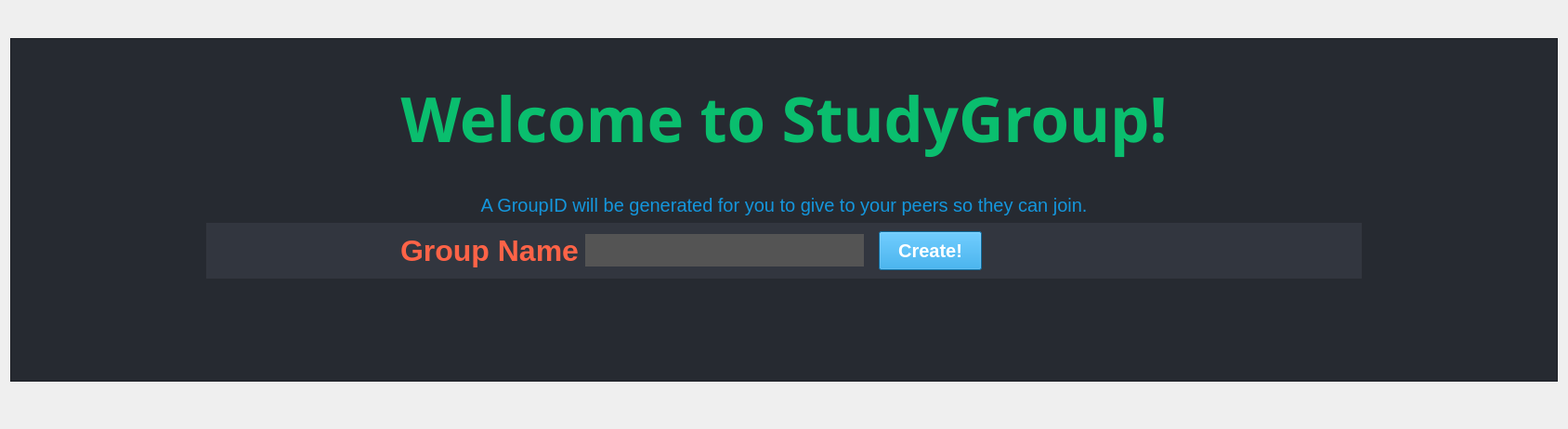
          <widget class="QWidget" name="stackedPage_CreateGroup">
           <layout class="QGridLayout" name="gridLayout_10">
            <item row="2" column="1">
             <layout class="QHBoxLayout" name="horizontalLayout_7"/>
            </item>
            <item row="1" column="0">
             <widget class="QFrame" name="frame_3">
              <property name="styleSheet">
               <string notr="true">background-color: rgba(38,42,49);</string>
              </property>
              <property name="frameShape">
               <enum>QFrame::StyledPanel</enum>
              </property>
              <property name="frameShadow">
               <enum>QFrame::Raised</enum>
              </property>
              <layout class="QGridLayout" name="gridLayout_11">
               <item row="5" column="1">
                <layout class="QVBoxLayout" name="verticalLayout_9"/>
               </item>
               <item row="4" column="0">
                <spacer name="horizontalSpacer_14">
                 <property name="orientation">
                  <enum>Qt::Horizontal</enum>
                 </property>
                 <property name="sizeType">
                  <enum>QSizePolicy::Maximum</enum>
                 </property>
                 <property name="sizeHint" stdset="0">
                  <size>
                   <width>200</width>
                   <height>20</height>
                  </size>
                 </property>
                </spacer>
               </item>
               <item row="1" column="1">
                <widget class="QLabel" name="label_9">
                 <property name="font">
                  <font>
                   <family>AppleGothic</family>
                   <pointsize>50</pointsize>
                   <weight>75</weight>
                   <bold>true</bold>
                  </font>
                 </property>
                 <property name="styleSheet">
                  <string notr="true">color:rgba(10,190,110);</string>
                 </property>
                 <property name="text">
                  <string>Welcome to StudyGroup!</string>
                 </property>
                 <property name="alignment">
                  <set>Qt::AlignCenter</set>
                 </property>
                </widget>
               </item>
               <item row="2" column="1">
                <spacer name="verticalSpacer_19">
                 <property name="orientation">
                  <enum>Qt::Vertical</enum>
                 </property>
                 <property name="sizeType">
                  <enum>QSizePolicy::Maximum</enum>
                 </property>
                 <property name="sizeHint" stdset="0">
                  <size>
                   <width>20</width>
                   <height>30</height>
                  </size>
                 </property>
                </spacer>
               </item>
               <item row="4" column="1">
                <widget class="QFrame" name="frame_5">
                 <property name="styleSheet">
                  <string notr="true">background-color:rgba(50,54,63);</string>
                 </property>
                 <property name="frameShape">
                  <enum>QFrame::StyledPanel</enum>
                 </property>
                 <property name="frameShadow">
                  <enum>QFrame::Raised</enum>
                 </property>
                 <layout class="QGridLayout" name="gridLayout_13">
                  <item row="0" column="1">
                   <layout class="QHBoxLayout" name="horizontalLayout_27">
                    <item>
                     <widget class="QLabel" name="label_12">
                      <property name="font">
                       <font>
                        <pointsize>24</pointsize>
                        <weight>75</weight>
                        <bold>true</bold>
                       </font>
                      </property>
                      <property name="styleSheet">
                       <string notr="true">color:tomato</string>
                      </property>
                      <property name="text">
                       <string>Group Name</string>
                      </property>
                     </widget>
                    </item>
                    <item>
                     <widget class="QLineEdit" name="create_group_lineEdit">
                      <property name="minimumSize">
                       <size>
                        <width>300</width>
                        <height>35</height>
                       </size>
                      </property>
                      <property name="maximumSize">
                       <size>
                        <width>16777215</width>
                        <height>35</height>
                       </size>
                      </property>
                      <property name="styleSheet">
                       <string notr="true">background-color: #545454;
color:white;
border-style:none;</string>
                      </property>
                     </widget>
                    </item>
                    <item>
                     <widget class="QPushButton" name="create_group_button">
                      <property name="font">
                       <font>
                        <pointsize>15</pointsize>
                        <weight>75</weight>
                        <italic>false</italic>
                        <bold>true</bold>
                       </font>
                      </property>
                      <property name="styleSheet">
                       <string notr="true">background-color:rgba(20,150,220);
color: white; 
font:bold;
padding: 8px 12px 8px 12px;
margin-left: 10px;
padding-left: 20px;
padding-right: 20px;
</string>
                      </property>
                      <property name="text">
                       <string>Create!</string>
                      </property>
                     </widget>
                    </item>
                    <item>
                     <spacer name="horizontalSpacer_23">
                      <property name="orientation">
                       <enum>Qt::Horizontal</enum>
                      </property>
                      <property name="sizeType">
                       <enum>QSizePolicy::Maximum</enum>
                      </property>
                      <property name="sizeHint" stdset="0">
                       <size>
                        <width>400</width>
                        <height>20</height>
                       </size>
                      </property>
                     </spacer>
                    </item>
                   </layout>
                  </item>
                  <item row="0" column="0">
                   <spacer name="horizontalSpacer_24">
                    <property name="orientation">
                     <enum>Qt::Horizontal</enum>
                    </property>
                    <property name="sizeType">
                     <enum>QSizePolicy::Maximum</enum>
                    </property>
                    <property name="sizeHint" stdset="0">
                     <size>
                      <width>200</width>
                      <height>20</height>
                     </size>
                    </property>
                   </spacer>
                  </item>
                 </layout>
                </widget>
               </item>
               <item row="4" column="2">
                <spacer name="horizontalSpacer_15">
                 <property name="orientation">
                  <enum>Qt::Horizontal</enum>
                 </property>
                 <property name="sizeType">
                  <enum>QSizePolicy::Maximum</enum>
                 </property>
                 <property name="sizeHint" stdset="0">
                  <size>
                   <width>200</width>
                   <height>20</height>
                  </size>
                 </property>
                </spacer>
               </item>
               <item row="6" column="1">
                <spacer name="verticalSpacer_20">
                 <property name="orientation">
                  <enum>Qt::Vertical</enum>
                 </property>
                 <property name="sizeType">
                  <enum>QSizePolicy::Maximum</enum>
                 </property>
                 <property name="sizeHint" stdset="0">
                  <size>
                   <width>20</width>
                   <height>100</height>
                  </size>
                 </property>
                </spacer>
               </item>
               <item row="0" column="1">
                <spacer name="verticalSpacer_22">
                 <property name="orientation">
                  <enum>Qt::Vertical</enum>
                 </property>
                 <property name="sizeHint" stdset="0">
                  <size>
                   <width>20</width>
                   <height>30</height>
                  </size>
                 </property>
                </spacer>
               </item>
               <item row="3" column="1">
                <widget class="QLabel" name="label_13">
                 <property name="font">
                  <font>
                   <pointsize>15</pointsize>
                  </font>
                 </property>
                 <property name="styleSheet">
                  <string notr="true">color:rgba(20,150,220);
</string>
                 </property>
                 <property name="text">
                  <string>A GroupID will be generated for you to give to your peers so they can join.</string>
                 </property>
                 <property name="alignment">
                  <set>Qt::AlignCenter</set>
                 </property>
                </widget>
               </item>
              </layout>
             </widget>
            </item>
            <item row="2" column="0">
             <spacer name="verticalSpacer_21">
              <property name="orientation">
               <enum>Qt::Vertical</enum>
              </property>
              <property name="sizeHint" stdset="0">
               <size>
                <width>20</width>
                <height>40</height>
               </size>
              </property>
             </spacer>
            </item>
            <item row="0" column="0">
             <spacer name="verticalSpacer_23">
              <property name="orientation">
               <enum>Qt::Vertical</enum>
              </property>
              <property name="sizeType">
               <enum>QSizePolicy::Maximum</enum>
              </property>
              <property name="sizeHint" stdset="0">
               <size>
                <width>20</width>
                <height>30</height>
               </size>
              </property>
             </spacer>
            </item>
           </layout>
          </widget>
